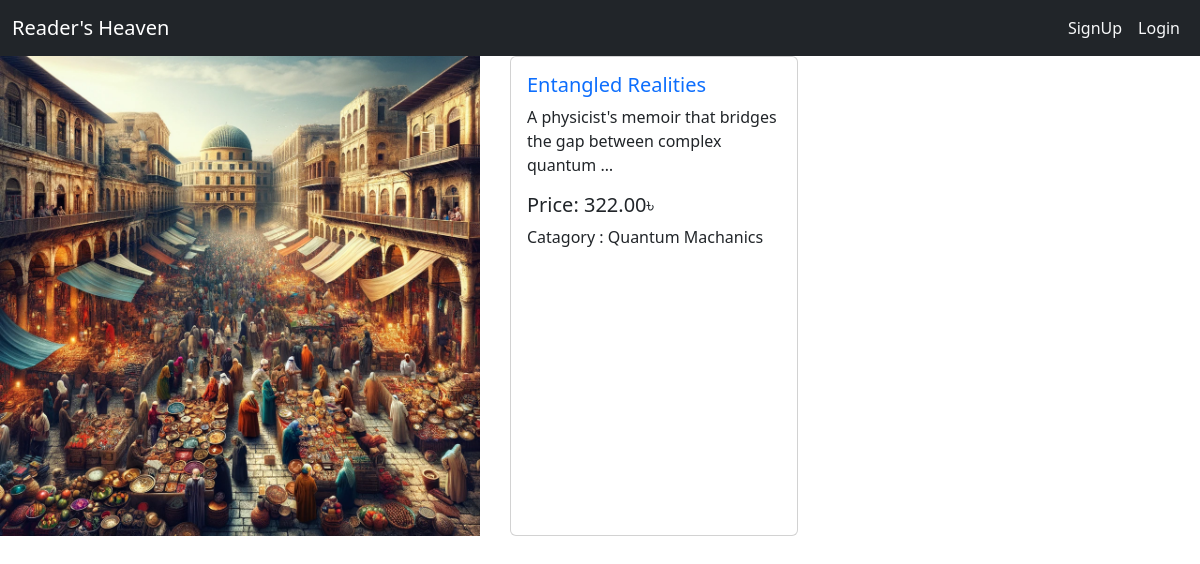
Screenshot of /books/details/6/ with the database file from the repository.
### books/models.py (models this page shows, shortened)
class Book_model(models.Model):
    title = models.CharField(max_length=500)
    description = models.TextField()
    image = models.ImageField(upload_to='books/media/uploads/', blank=True, null=True)
    borrowing_price = models.DecimalField(max_digits=8, decimal_places=2)
    categories = models.ManyToManyField(Category_model, related_name='category')
    user_reviews = models.ManyToManyField(User, through='books.Review')
    available = models.BooleanField(default=True)

### catagories/models.py (models this page shows, shortened)
class Category_model(models.Model):
    name = models.CharField(max_length=100)
    slug = models.SlugField(max_length=100, unique=True, null=True, blank=True)

### books/views.py (the view)
# urls.py: path('details/<int:id>/', views.books_details,name="details" ),
def books_details(request,id):
     data = Book_model.objects.filter(pk=id)
     return render(request,"books_details.html",{'data':data})

### books/templates/books_details.html (shortened to what this page needs)
{% extends 'base.html' %}
{% block body %}
<section style="display: flex; gap: 30px; flex-wrap: wrap; margin: auto;">
    {% for book in data %}
    <div  style="width: 40%;">
        {% if book.image%}
        <img src="{{book.image.url}}" class="card-img-top" alt="...">
        {% else %}
        <p>No image</p>
        {% endif %}
    </div>
    <div class="card" style="width: 18rem;">
        <div class="card-body">
            <h5 class="card-title"><a style="text-decoration: none;" href="">{{book.title}}</a></h5>
            <p>{{ book.description | truncatewords:10 }}</p>
            <h5 class="card-title">Price: {{book.borrowing_price}}৳</h5>
            {% for cat in book.categories.all %}
            <p class="bnt btn-primary">Catagory : {{cat.name}}</p>
            {% endfor %}
        </div>
    </div>
    {% endfor %}
</section>
{% endblock body %}

### rows the page displays
Book_model: image (picture), title "Entangled Realities", description "A physicist's memoir that bridges the gap between complex quantum …", borrowing_price "322.00"
Category_model: name "Quantum Machanics"
